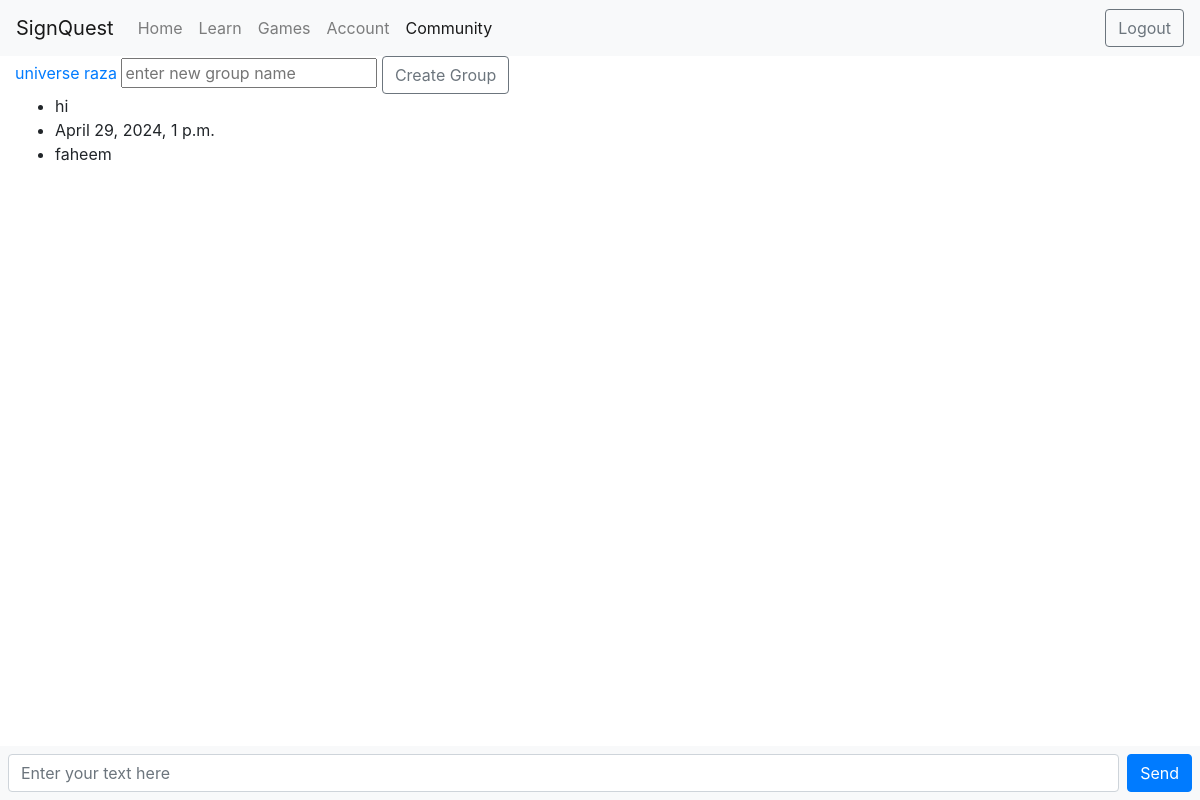
Before: /community/universe/ (signed in) with the older database file.
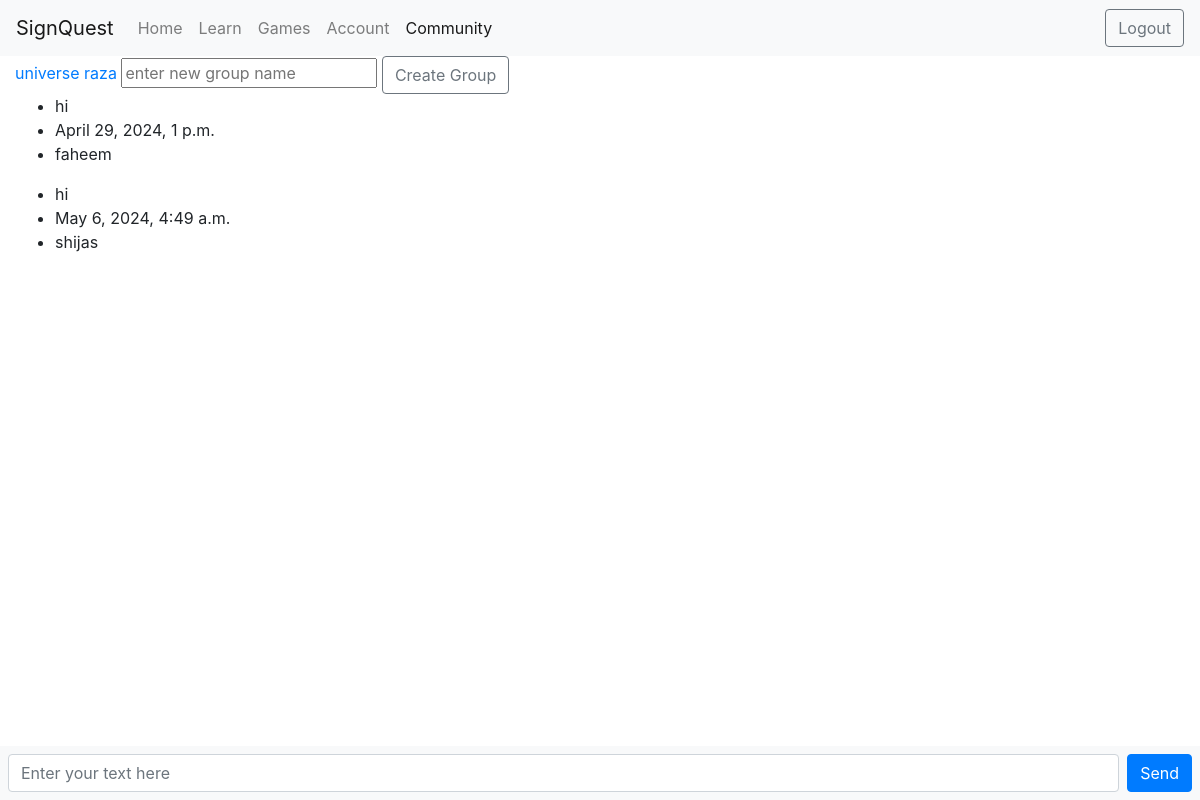
After: the same page with the newer database file.
### community/models.py (models this page shows, shortened)
class GroupModel(models.Model):
    group_name = models.CharField(max_length=100)
    def __str__(self):
        return self.group_name

class MessageModel(models.Model):
    message = models.CharField(max_length=100)
    time = models.DateTimeField(auto_now_add=True)
    author = models.ForeignKey(User, on_delete=models.SET_NULL, null=True)  # Change on_delete behavior
    group = models.ForeignKey(GroupModel, on_delete=models.CASCADE, null=True)

### community/views.py (the view)
# urls.py: path('community/', include('community.urls')),
@login_required
def community(request, group='main'):
    if request.method == 'POST':
        if group=='create_group':
            new_group_name = request.POST.get('new_group_name')
            if new_group_name:
                GroupModel.objects.create(group_name=new_group_name)
            else:
                print('xxxxxxxxxxxxxxxxxxxxxxx')
        elif group != 'main':
            message = request.POST.get('message')
            group_id = GroupModel.objects.get(group_name=group)
            MessageModel.objects.create(message=message, author=request.user, group=group_id)
        return redirect('community', group=group)
    else:
        groups = GroupModel.objects.all()
        if group == 'main' or group=='create_group':
            community_messages = None
        else:
            group_id = GroupModel.objects.get(group_name=group).id
            community_messages = MessageModel.objects.filter(group=group_id)
        return render(request, 'community/community.html', {'groups': groups, 'current_group': group, 'messages': community_messages})

### community/templates/community/community.html (shortened to what this page needs)
{% extends 'home/base.html' %}
{% block content%}
<div>
    {% for single_group in groups %}
      <a href="{% url 'community' group=single_group %}">{{ single_group }}</a>
    {% endfor %}
    <form class="form-inline my-2 my-lg-0 d-inline" action="{% url 'community' group='create_group' %}" method="post">
      <input type="text" name="new_group_name" placeholder="enter new group name">
      <button class="btn btn-outline-secondary my-2 my-sm-0" type="submit">Create Group</button>
    </form>
  </div>
  <div class="scrollable-div" id="scrollableDiv">
    {% for message in messages %}
      <ul>
        <li>{{ message.message }}</li>
        <li>{{ message.time }}</li>
        {% if message.author == None %}
          <li>Deleted User</li>
        {% else %}
          <li>{{ message.author }}</li>
        {% endif %}
      </ul>
    {% endfor %}
  </div>
  <div class="row fixed-bottom bg-light p-2">
    <div class="col">
      <form id="messageForm" action="{% url 'community' group=current_group %}" method="post">
        <div class="d-flex">
          <input type="text" name="message" class="form-control flex-grow-1 mr-2" placeholder="Enter your text here" autofocus>
          <button type="submit" class="btn btn-primary">Send</button>
        </div>
      </form>
    </div>
  </div>
{% endblock %}

Changed rows visible on the page:
added MessageModel: message "hi", time "May 6, 2024, 4:49 a.m.", author "shijas"
